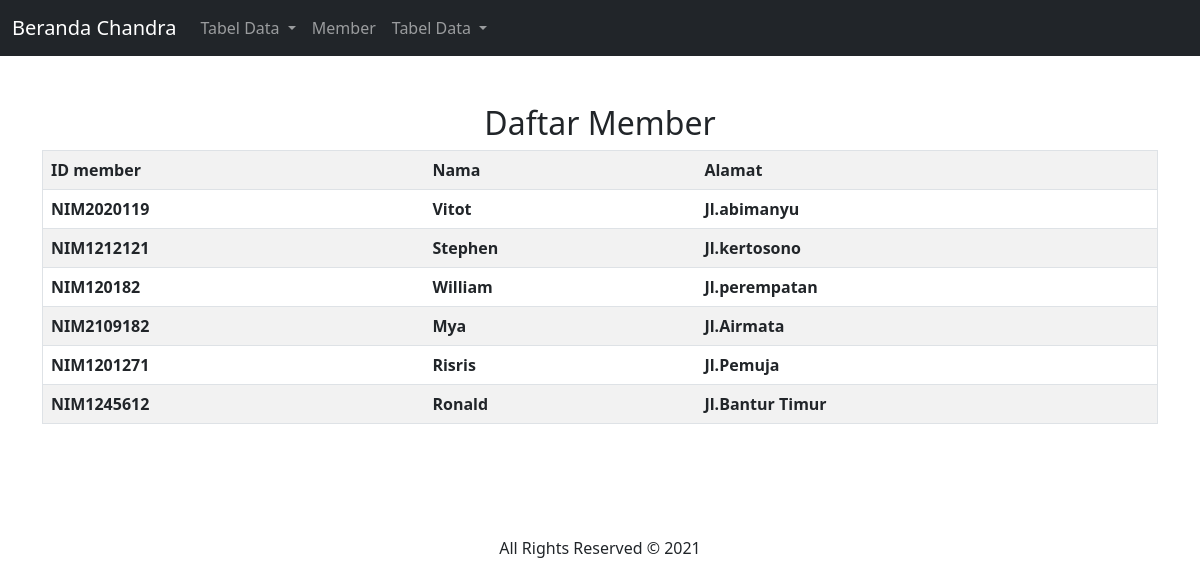
Page /member/ on the committed database.
### dashboard/models.py (models this page shows, shortened)
class Member(models.Model):
    idmember=models.CharField(max_length=10)
    nama=models.CharField(max_length=25)
    alamat=models.CharField(max_length=30)

### dashboard/views.py (the view)
# urls.py: path('member/',member, name = "member"),
def member(request):
    members=Member.objects.all()
    konteks={
        'members':members,
    }
    return render(request,'member.html',konteks)

### templates/member.html (shortened to what this page needs)
<link href="https://cdn.jsdelivr.net/npm/bootstrap@5.0.2/dist/css/bootstrap.min.css" rel="stylesheet">
{% load static %}
{% block content %}
<!DOCTYPE html>
<html lang="en">
  <head>
    <link
      href="https://cdn.jsdelivr.net/npm/bootstrap@5.0.0-beta3/dist/css/bootstrap.min.css"
      rel="stylesheet"
    />
    <link
      rel="stylesheet"
      href="https://pro.fontawesome.com/releases/v5.10.0/css/all.css"
    />
    <link rel="stylesheet" href="{% static 'css/style.css'%}" />
  </head>
  <body>
    <nav class="navbar navbar-expand-lg navbar-dark bg-dark">
      <div class="container-fluid">
        <a class="navbar-brand" href="{% url 'index' %}">Beranda Chandra</a>
        <div class="collapse navbar-collapse" id="navbarSupportedContent">
          <ul class="navbar-nav me-auto mb-2 mb-lg-0">
            <li class="nav-item dropdown">
              <a class="nav-link dropdown-toggle" href="#" id="navbarDropdown" role="button" data-bs-toggle="dropdown" aria-expanded="false">
                Tabel Data
              </a>
            </li>
              <li class="nav-item">
              <a class="nav-link" href="{% url 'member' %}">Member</a>
            </li>
            <li class="nav-item dropdown">
              <a class="nav-link dropdown-toggle" href="#" id="navbarDropdown" role="button" data-bs-toggle="dropdown" aria-expanded="false">
                Tabel Data
              </a>
            </li>
          </ul>
        </div>
      </div>
    </nav>
    <div class="container-fluid layanan pt-5 pb-5">
      <div class="container text-center">
        <h2 class="align-center">Daftar Member</h2>
        <table border="1" class="table table-striped">
            <tr>
                <th>ID member</th>
                <th>Nama</th>
                <th>Alamat</th>
            </tr>
        {% for Member in members %}
        <tr>
            <th>{{ Member.idmember }}</th>
            <th>{{ Member.nama }}</th>
            <th>{{ Member.alamat }}</th>
        </tr>
        {% endfor %}
        </table>
        {% endblock %}
        </div>
      </div>
    <div class="container text-center pt-5 pb-5">
      All Rights Reserved &copy; 2021
    </div>
  </body>
</html>

### rows in the picture
Member: idmember "NIM2020119", nama "Vitot", alamat "Jl.abimanyu"
Member: idmember "NIM1212121", nama "Stephen", alamat "Jl.kertosono"
Member: idmember "NIM120182", nama "William", alamat "Jl.perempatan"
Member: idmember "NIM2109182", nama "Mya", alamat "Jl.Airmata"
Member: idmember "NIM1201271", nama "Risris", alamat "Jl.Pemuja"
Member: idmember "NIM1245612", nama "Ronald", alamat "Jl.Bantur Timur"
